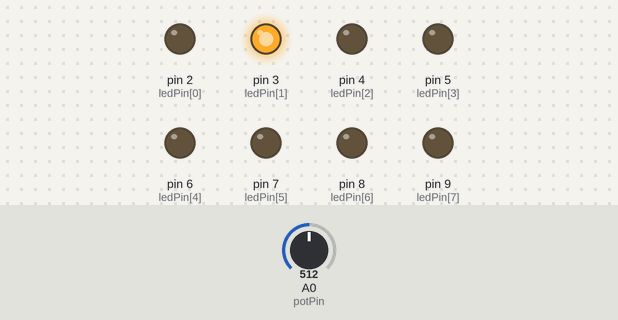
The sketch below on a simulated Arduino Uno, built with avr-gcc and run on an emulated ATmega328P. Parts: output pins drawn as LEDs (lit = HIGH). Dashed ring = blinking. Inputs (shaded band) come from the test bench; at power-on: A0 (potPin) = 512.

Above: at 1.2 s.
1.3 s: A0 (potPin) set to 0
At 1.47 s:
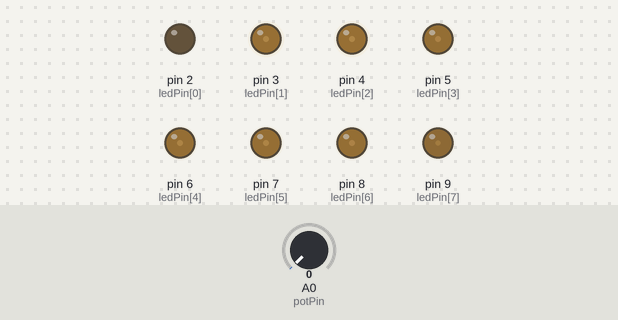
4.3 s: A0 (potPin) set to 122
At 5.34 s:
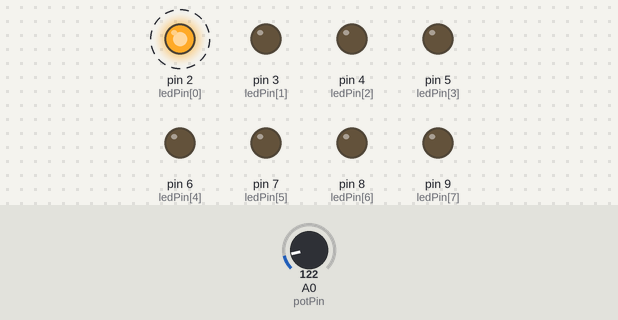
7.3 s: A0 (potPin) set to 0
10.3 s: A0 (potPin) set to 511
13.3 s: A0 (potPin) set to 473
At 15.94 s:
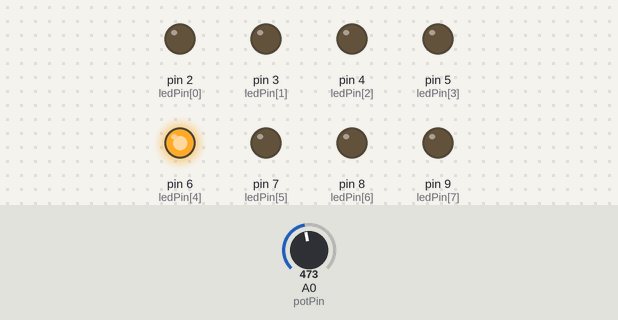
16.3 s: A0 (potPin) set to 445
At 20.24 s:
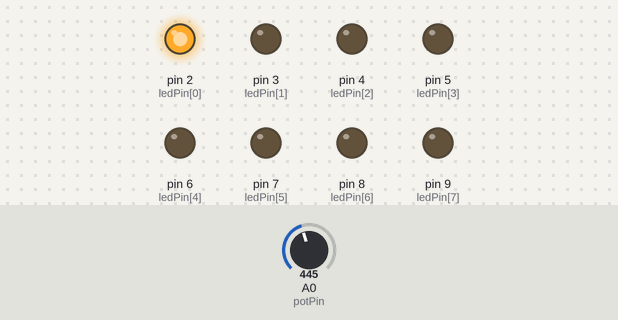
Timing chart, 0 to 20.3 s (numbered marks = the images above; inputs shaded):
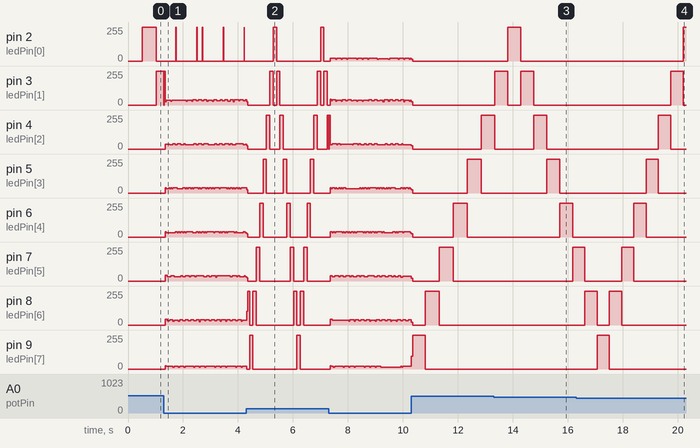

Measured:
- the behaviour switches between 446 and 445 on A0 (potPin) (found by bisection; images 3 and 4)
- after the input at 13.3 s, pin 6 (ledPin[4]): 0/255 → 255/255 after 2.4 s instead of 2.6 s; pin 7 (ledPin[5]): 0/255 → 255/255 after 2.9 s
- after the input at 16.3 s, pin 2 (ledPin[0]): 0/255 → 255/255 after 3.9 s; pin 3 (ledPin[1]): 0/255 → 255/255 after 3.4 s instead of 3.7 s
- by itself, pin 3 (ledPin[1]): alternates 255/255 for 0.47 s and 0/255 for 0.47 s, 4 changes in all, then stays 0/255
- by itself, pin 8 (ledPin[6]): alternates 255/255 for 0.45 s and 0/255 for 0.45 s, 4 changes in all, then stays 0/255

The sketch:

led_Flow.ino
```cpp
int ledNum = 8;
byte ledPin[] = { 2, 3, 4, 5, 6, 7, 8, 9};
int ledDelay;
int direction = 1;
int currentLED = 0;
unsigned long changeTime;
int potPin = 0;


void setup() {
  for (int x = 0; x < ledNum; x++) {
    pinMode(ledPin[x], OUTPUT);
  }
  changeTime = millis();
}

void loop() {
  ledDelay = analogRead(potPin);

  if ((millis() - changeTime) > ledDelay) {
    changeLED();
    changeTime = millis();
  }
}

void changeLED()
{
  for (int x = 0; x < ledNum; x++) {
    digitalWrite(ledPin[x], LOW);
  }
  digitalWrite(ledPin[currentLED], HIGH);
  currentLED += direction;
  if (currentLED == ledNum - 1)
  {
    direction = -1;
  }
  if ( currentLED ==  0) {
    direction = 1;
  }
}
```
